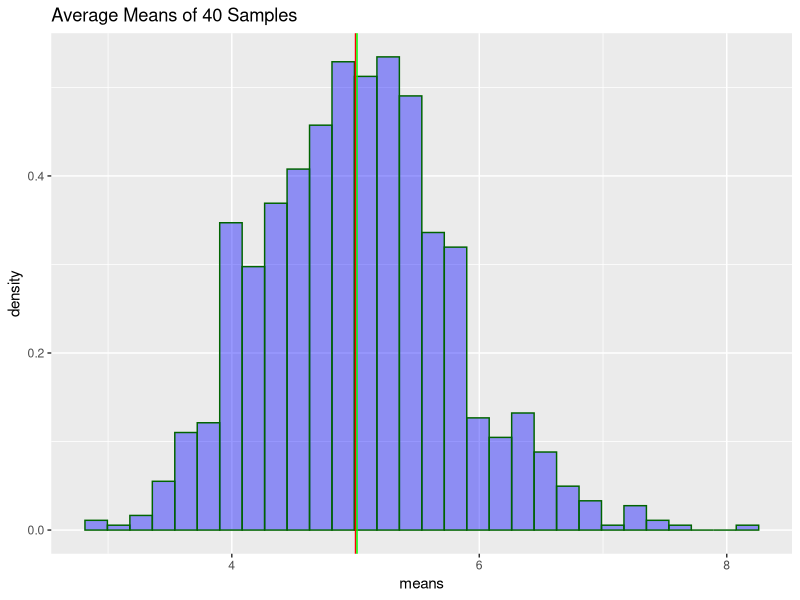
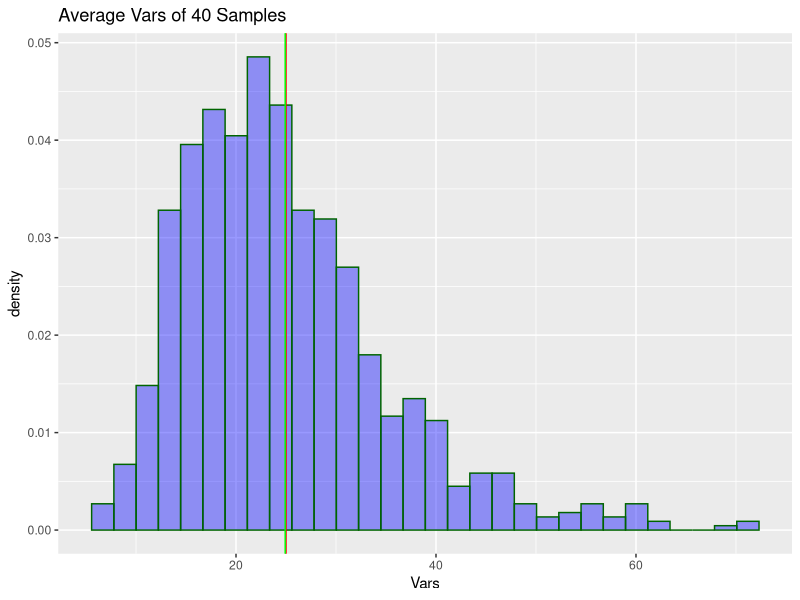
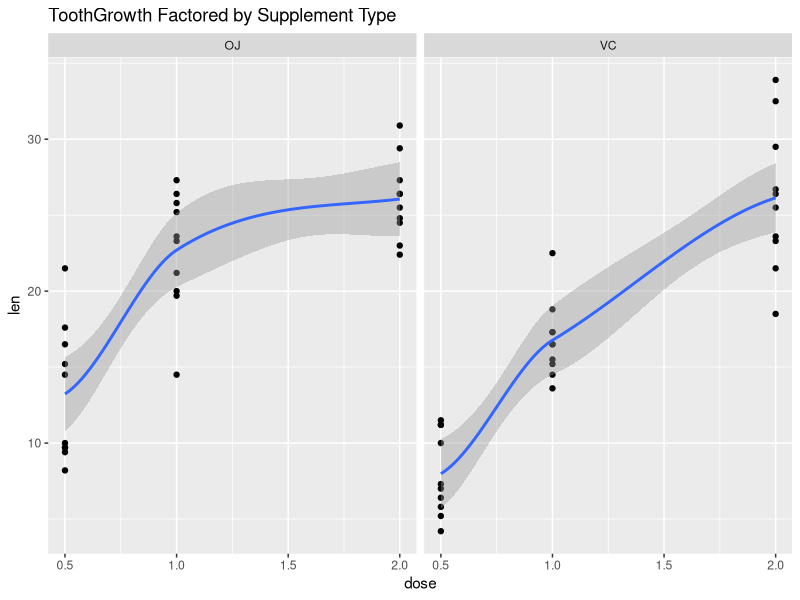

Reproduce these figures in R, in order. (Note: this script raises an error after producing the figures.)
## ---- chunk 1
library(ggplot2)
## ---- chunk 2
expmean <- 1 / .2
## ---- chunk 3
expmean
## ---- chunk 4
expvar <- ((1 / .2)^2)
## ---- chunk 5
expvar
## ---- chunk 6
nosim <- 1000
nosample <- 40
## ---- chunk 7
set.seed(1623);
meandata <- data.frame(
     x = c(apply(matrix(rexp(nosim * nosample, .2), nosim), 1, mean)),
     n = factor(rep(c(nosample), c(nosample))) 
     )
## ---- chunk 8
set.seed(1623);
vardata <- data.frame(
     x = c(apply(matrix(rexp(nosim * nosample, .2), nosim), 1, var)),
     n = factor(rep(c(nosample), c(nosample))) 
     )
## ---- chunk 9
g <- ggplot(data = meandata, aes(x = x) ) +
     geom_histogram(aes(y = ..density..), fill = ("blue"), col=("darkgreen"), alpha=.4) +
     labs(title ="Average Means of 40 Samples", x="means") +
     geom_vline(xintercept=expmean, color="red") +
     geom_vline(xintercept=mean(meandata[,1]), color="green")
g
## ---- chunk 10
g <- ggplot(data = vardata, aes(x = x) ) +
     geom_histogram(aes(y = ..density..), fill = ("blue"), col=("darkgreen"), alpha=.4) +
     labs(title ="Average Vars of 40 Samples", x="Vars") +
     geom_vline(xintercept=expvar, color="red") + 
     geom_vline(xintercept=mean(vardata[,1]), color="green")
g
## ---- chunk 11
data("ToothGrowth")

head(ToothGrowth)

str(ToothGrowth)

## ---- chunk 12
summary(ToothGrowth)
## ---- chunk 13
p <- ggplot(data = ToothGrowth, aes(x=dose,y=len )) + 
     geom_point() +facet_wrap(~supp) + geom_smooth() +
     labs(title ="ToothGrowth Factored by Supplement Type")
p
## ---- chunk 14
t.test(len ~ supp, paired = FALSE,  data = ToothGrowth)
## ---- chunk 15
t.test(ToothGrowth$len , ToothGrowth$dose)
## ---- chunk 16
summary(aov(len ~ supp * dose, data=ToothGrowth))
